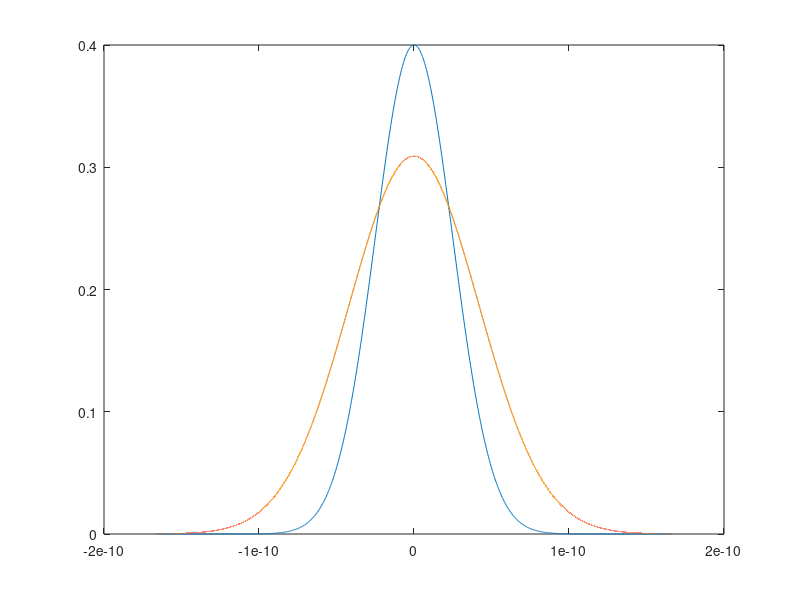
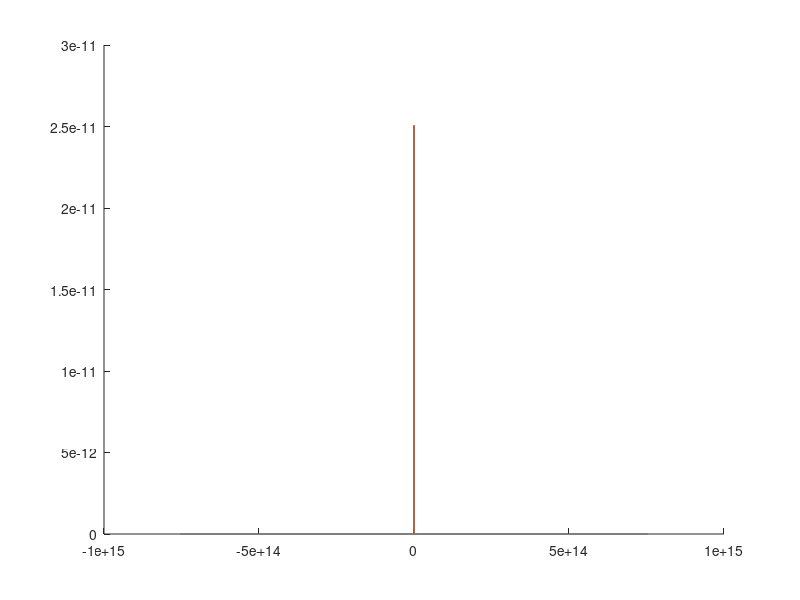

The MATLAB script that drew these images, in order: (Note: this script raises an error after producing the figures.)
wavelength=1550*10^(-9);
Bt=10*10^9;
%%
%--------------------2.a-----------------------
%Graph the input gaussian pulse
b2=-2.1*10^(-26);
b3=0;
C=0;
A0=0.4;
T0=0.25*10^(-10);
FWHM=2*sqrt(log(2))*T0;
t=-4*FWHM:T0/100:4*FWHM;
pulseIn=A0*exp(-(1+1i*C)/2*(t/T0).^2);
figure(1);
plot(t, abs(pulseIn));


%FFT of input pulse
Fmax=1/(FWHM); %Considering that time duration and frequency spread are inversely related
Fs=10000*Fmax;
t=-4*FWHM:1/Fs:4*FWHM;
pulseIn=A0*exp(-(1+1i*C)/2*(t/T0).^2);
N=length(t);
FpulseIn=fft(pulseIn);
k=(0:1:N-1)-floor(N/2);
omegas=2*pi.*k.*Fs./N;
Max=max(abs(FpulseIn));
figure(2);

%Check if spectrum with fft is the same as analytic solution(set w=-w)
%omegas2=omegas(1:floor(length(omegas)/2));
analyticFpulseIn=A0*sqrt(2*pi*T0^2/(1+1i*C))*exp(-((omegas-2*pi).^2)*T0^2/(2*(1+1i*C)));
MaxA=max(abs(analyticFpulseIn));
hold on;
plot(omegas, abs(analyticFpulseIn));
energy=sum(abs(pulseIn).^2);
plot(omegas, fftshift(abs(FpulseIn)*sqrt(sum(abs(analyticFpulseIn).^2)/sum(abs(FpulseIn).^2))));

%%
%Check if ifft(FpulseIn)=pulseIn
%{
IFpulseIn=ifft(FpulseIn);

figure(1);
hold on;
plot(t, IFpulseIn);
%}

%Find spectrum of pulse in a given z using fft and analytic form
z=40000;
FpulseOut=fftshift(FpulseIn).*exp(1i*(0.5*b2*omegas.^2)*z);
pulseOut=(ifft(ifftshift(FpulseOut)));
figure(1);
hold on;
plot(t, abs(pulseOut));

t=-4*FWHM:1/Fs:4*FWHM;
analyticPulseOut=A0*T0/sqrt(T0^2-1i*b2*(1+1i*C)*z)*exp((-t.^2)*(1+1i*C)/(2*(T0^2-1i*b2*(1+1i*C)*z)));
plot(t, abs(analyticPulseOut)); 


%%
%---------------------2.b----------------------------
%Variables
pulseDuration=1/Bt;
b2=-2.1*10^(-26);
b3=1.3*10^(-40);
a=0.18/4.343;
nofPRBS=63;
prbs=[1, 1, 1, 1, 1, 1, 0, 0, 0, 0, 0, 1, 0, 0, 0, 0, 1, 1, 0, 0, 0, 1, 0, 1, 0, 0, 1, 1, 1, 1, 0, 1, 0, 0, 0, 1, 1, 1, 0, 0, 1, 0, 0, 1, 0, 1, 1, 0, 1, 1, 1, 0, 1, 1, 0, 0, 1, 1, 0, 1, 0, 1, 0];
Fs=120*10^9; %Since the spectrum [0,30]GHz is required

%Pulse Train Creation & Fourier Transform (2.b)
t = 0:1/Fs:nofPRBS*pulseDuration;
d = [0:pulseDuration:(nofPRBS-1)*pulseDuration; prbs]';
x = @(var)rectpuls(var-pulseDuration/2, pulseDuration);
pulseIn_b = pulstran(t,d,x);
figure(4);
plot(t, pulseIn_b);

figure(5);
FPulseIn_b=fft(pulseIn_b);
N=length(t);
k=(0:1:N-1)-floor(N/2);
omegas=2*pi.*k.*Fs./N;
energy= sum(pulseIn_b.^2);
plot(omegas(floor(N/2)+1:floor(N/2)+floor(N/4))./(2*pi), abs(FPulseIn_b(1:floor(N/4))));

%Optical Power
z=40000;
FpulseOut_2_40km=ifftshift(fftshift(FPulseIn_b).*exp(1i*(0.5*b2*(omegas.^2)-b3.*(omegas.^3)/6)*z));
pulseOut_2_40km=ifft(FpulseOut_2_40km);
power_2_40km=abs(pulseOut_2_40km).^2.*exp(-a*z/1000);
z=80000;
FpulseOut_2_80km=ifftshift(fftshift(FPulseIn_b).*exp(1i*(0.5*b2*omegas.^2-b3.*(omegas.^3)/6)*z));
pulseOut_2_80km=ifft(FpulseOut_2_80km);
power_2_80km=abs(pulseOut_2_80km).^2.*exp(-a*z/1000);
figure(6);
plot(t, power_2_40km);
hold on; 
plot(t, power_2_80km);
%plot(t, pulseIn_b);

%Eye diagrams
pulseOut_2_40km=sqrt(power_2_40km);
pulseOut_2_40km_eye = vec2mat(pulseOut_2_40km,pulseDuration*Fs);
figure(7);
plot(0:1/Fs:pulseDuration-1/Fs, pulseOut_2_40km_eye);

pulseOut_2_80km=sqrt(power_2_80km);
pulseOut_2_80km_eye = vec2mat(pulseOut_2_80km,pulseDuration*Fs);
figure(8);
plot(0:1/Fs:pulseDuration-1/Fs, pulseOut_2_80km_eye);


%%
%------------------------2.c----------------------------------------
%Variables
pulseDuration=1/Bt;
b2=-2.1*10^(-26);
b3=1.3*10^(-40);
a=0.18/4.343;
nofPRBS=63;
prbs=[1, 1, 1, 1, 1, 1, 0, 0, 0, 0, 0, 1, 0, 0, 0, 0, 1, 1, 0, 0, 0, 1, 0, 1, 0, 0, 1, 1, 1, 1, 0, 1, 0, 0, 0, 1, 1, 1, 0, 0, 1, 0, 0, 1, 0, 1, 1, 0, 1, 1, 1, 0, 1, 1, 0, 0, 1, 1, 0, 1, 0, 1, 0];
Fs=120*10^9; %Since the spectrum [0,30]GHz is required

%Pulse Train Creation & Fourier Transform (2.c)
t = 0:1/Fs:nofPRBS*pulseDuration;
d = [0:pulseDuration:(nofPRBS-1)*pulseDuration; prbs]';
x = @(var)gausPulse(var, pulseDuration, 0, 20*10^(-12), 1);
pulseIn_c = pulstran(t,d,x);
figure(9);
plot(t, pulseIn_c);
figure(10);
FPulseIn_c=fft(pulseIn_c);
N=length(t);
k=(0:1:N-1)-floor(N/2);
omegas=2*pi.*k.*Fs./N;
energy= sum(pulseIn_c.^2);
plot(omegas(floor(N/2)+1:floor(N/2)+floor(N/4))./(2*pi), abs(FPulseIn_c(1:floor(N/4))));

%Optical Power
z=40000;
FpulseOut_3_40km=ifftshift(fftshift(FPulseIn_c).*exp(1i*(0.5*b2*omegas.^2-b3.*(omegas.^3)/6)*z));
pulseOut_3_40km=ifft(FpulseOut_3_40km);
power_3_40km=abs(pulseOut_3_40km).^2.*exp(-a*z/1000);
z=80000;
FpulseOut_3_80km=ifftshift(fftshift(FPulseIn_c).*exp(1i*(0.5*b2*omegas.^2-b3.*(omegas.^3)/6)*z));
pulseOut_3_80km=ifft(FpulseOut_3_80km);
power_3_80km=abs(pulseOut_3_80km).^2.*exp(-a*z/1000);
figure(11);
plot(t, power_3_40km);
hold on; 
plot(t, power_3_80km);


%Eye diagrams
pulseOut_3_40km=sqrt(power_3_40km);
pulseOut_3_40km_eye = vec2mat(pulseOut_3_40km,pulseDuration*Fs);
figure(12);
plot(0:1/Fs:pulseDuration-1/Fs, pulseOut_3_40km_eye);

pulseOut_3_80km=sqrt(power_3_80km);
pulseOut_3_80km_eye = vec2mat(pulseOut_3_80km,pulseDuration*Fs);
figure(13);
plot(0:1/Fs:pulseDuration-1/Fs, pulseOut_3_80km_eye);


%%
%---------------------2.d-------------------------------------
%Variables
pulseDuration=1/Bt;
b2=-2.1*10^(-26);
b3=1.3*10^(-40);
a=0.18/4.343;
nofPRBS=63;
prbs=[1, 1, 1, 1, 1, 1, 0, 0, 0, 0, 0, 1, 0, 0, 0, 0, 1, 1, 0, 0, 0, 1, 0, 1, 0, 0, 1, 1, 1, 1, 0, 1, 0, 0, 0, 1, 1, 1, 0, 0, 1, 0, 0, 1, 0, 1, 1, 0, 1, 1, 1, 0, 1, 1, 0, 0, 1, 1, 0, 1, 0, 1, 0];
Fs=120*10^9; %Since the spectrum [0,30]GHz is required

%Find optimal To
x=0:0.001*10^(-12):100*10^(-12);
To40s=abs(x).*sqrt(1+(40000./((x.^2)./abs(b2))).^2);
[m, j]=min(To40s);
bestTo_40km=x(j);

To80s=((abs(x).*sqrt(1+(80000./((x.^2)./abs(b2))).^2)));
[m, j]=min(To80s);
bestTo_80km=x(j);

%Calculations with optimal To_40km
%Pulse Train Creation & Fourier Transform (2.c)
t = 0:1/Fs:nofPRBS*pulseDuration;
d = [0:pulseDuration:(nofPRBS-1)*pulseDuration; prbs]';
x = @(var)gausPulse(var, pulseDuration, 0, bestTo_40km, 1);
pulseIn_d_40 = pulstran(t,d,x);
figure(14);
plot(t, pulseIn_d_40);
figure(15);
FPulseIn_d_40=fft(pulseIn_d_40);
N=length(t);
k=(0:1:N-1)-floor(N/2);
omegas=2*pi.*k.*Fs./N;
energy= sum(pulseIn_d_40.^2);
plot(omegas(floor(N/2)+1:floor(N/2)+floor(N/4))./(2*pi), abs(FPulseIn_d_40(1:floor(N/4))));

%Optical Power
z=40000;
FpulseOut_4_1_40km=ifftshift(fftshift(FPulseIn_d_40).*exp(1i*(0.5*b2*omegas.^2-b3.*(omegas.^3)/6)*z));
pulseOut_4_1_40km=ifft(FpulseOut_4_1_40km);
power_4_1_40km=abs(pulseOut_4_1_40km).^2.*exp(-a*z/1000);
z=80000;
FpulseOut_4_1_80km=ifftshift(fftshift(FPulseIn_d_40).*exp(1i*(0.5*b2*omegas.^2-b3.*(omegas.^3)/6)*z));
pulseOut_4_1_80km=ifft(FpulseOut_4_1_80km);
power_4_1_80km=abs(pulseOut_4_1_80km).^2.*exp(-a*z/1000);
figure(16);
plot(t, power_4_1_40km);
hold on; 
plot(t, power_4_1_80km);

%Eye diagrams
pulseOut_4_1_40km=sqrt(power_4_1_40km);
pulseOut_4_1_40km_eye = vec2mat(pulseOut_4_1_40km,pulseDuration*Fs);
figure(17);
plot(0:1/Fs:pulseDuration-1/Fs, pulseOut_4_1_40km_eye);

pulseOut_4_1_80km=sqrt(power_4_1_80km);
pulseOut_4_1_80km_eye = vec2mat(pulseOut_4_1_80km,pulseDuration*Fs);
figure(18);
plot(0:1/Fs:pulseDuration-1/Fs, pulseOut_4_1_80km_eye);

%%
%Calculations with optimal To_80km
%Pulse Train Creation & Fourier Transform (2.c)
t = 0:1/Fs:nofPRBS*pulseDuration;
d = [0:pulseDuration:(nofPRBS-1)*pulseDuration; prbs]';
x = @(var)gausPulse(var, pulseDuration, 0, bestTo_80km, 1);
pulseIn_d_80 = pulstran(t,d,x);
figure(19);
plot(t, pulseIn_d_80);
figure(20);
FPulseIn_d_80=fft(pulseIn_d_80);
N=length(t);
k=(0:1:N-1)-floor(N/2);
omegas=2*pi.*k.*Fs./N;
energy= sum(pulseIn_d_80.^2);
plot(omegas(floor(N/2)+1:floor(N/2)+floor(N/4))./(2*pi), abs(FPulseIn_d_80(1:floor(N/4))));

%Optical Power
z=40000;
FpulseOut_4_2_40km=ifftshift(fftshift(FPulseIn_d_80).*exp(1i*(0.5*b2*omegas.^2-b3.*(omegas.^3)/6)*z));
pulseOut_4_2_40km=ifft(FpulseOut_4_2_40km);
power_4_2_40km=abs(pulseOut_4_2_40km).^2.*exp(-a*z/1000);
z=80000;
FpulseOut_4_2_80km=ifftshift(fftshift(FPulseIn_d_80).*exp(1i*(0.5*b2*omegas.^2-b3.*(omegas.^3)/6)*z));
pulseOut_4_2_80km=ifft(FpulseOut_4_2_80km);
power_4_2_80km=abs(pulseOut_4_2_80km).^2.*exp(-a*z/1000);
figure(21);
plot(t, power_4_2_40km);
hold on; 
plot(t, power_4_2_80km);


%Eye diagrams
pulseOut_4_2_40km=sqrt(power_4_2_40km);
pulseOut_4_2_40km_eye = vec2mat(pulseOut_4_2_40km,pulseDuration*Fs);
figure(22);
plot(0:1/Fs:pulseDuration-1/Fs, pulseOut_4_2_40km_eye);

pulseOut_4_2_80km=sqrt(power_4_2_80km);
pulseOut_4_2_80km_eye = vec2mat(pulseOut_4_2_80km,pulseDuration*Fs);
figure(23);
plot(0:1/Fs:pulseDuration-1/Fs, pulseOut_4_2_80km_eye);


%%
%-------------------------2.e-----------------------------------------
%Variables
pulseDuration=1/Bt;
b2=-2.1*10^(-26);
b3=1.3*10^(-37);
a=0.18/4.343;
nofPRBS=63;
prbs=[1, 1, 1, 1, 1, 1, 0, 0, 0, 0, 0, 1, 0, 0, 0, 0, 1, 1, 0, 0, 0, 1, 0, 1, 0, 0, 1, 1, 1, 1, 0, 1, 0, 0, 0, 1, 1, 1, 0, 0, 1, 0, 0, 1, 0, 1, 1, 0, 1, 1, 1, 0, 1, 1, 0, 0, 1, 1, 0, 1, 0, 1, 0];
Fs=120*10^9; %Since the spectrum [0,30]GHz is required

%Pulse Train Creation & Fourier Transform (2.c)
t = 0:1/Fs:nofPRBS*pulseDuration;
d = [0:pulseDuration:(nofPRBS-1)*pulseDuration; prbs]';
x = @(var)gausPulse(var, pulseDuration, 0, 20*10^(-12), 1);
pulseIn_c = pulstran(t,d,x);
FPulseIn_c=fft(pulseIn_c);

%Optical Power
z=80000;
FpulseOut_3_80km=ifftshift(fftshift(FPulseIn_c).*exp(1i*(0.5*b2*omegas.^2-b3.*(omegas.^3)/6)*z));
pulseOut_3_80km=ifft(FpulseOut_3_80km);
power_3_80km=abs(pulseOut_3_80km).^2.*exp(-a*z/1000);

%Eye diagram
pulseOut_3_80km=sqrt(power_3_80km);
pulseOut_3_80km_eye = vec2mat(pulseOut_3_80km,pulseDuration*Fs);
figure(37);
plot(0:1/Fs:pulseDuration-1/Fs, pulseOut_3_80km_eye);

%%Biggest change from b3=1.3*10^(-37)->b3=1.3*10^(-36)